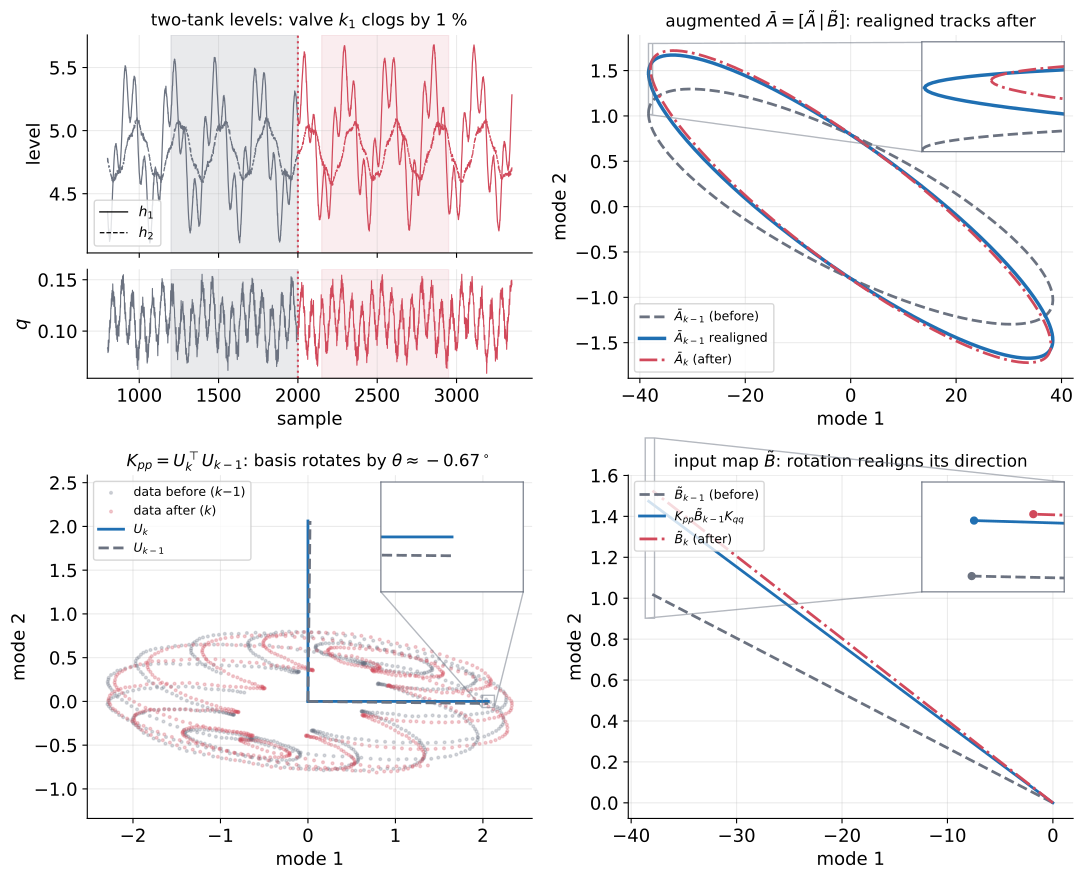

The Python source for this figure:
"""How the basis rotation K = U_k^T U_{k-1} propagates into A and B (DMDc).

Nonlinear two-tank plant (example 13) driven by a two-tone inflow q (two
frequencies so B is identifiable); valve k1 clogs by 1 % at t = T/2.
Control-aware fit on Hankel-lifted, per-window-centered data at rank 2:

    z_{t+s} = A z_t + B q_t,   z = W @ U  (reduced coordinates)

Naming, consistent everywhere (GREY = k-1/before, RED = k/after,
BLUE = realigned):
    data before (k-1) / data after (k)
    U_{k-1} / U_k                        the two frames
    A_{k-1}, B_{k-1}                     fit on before-data, U_{k-1} frame
    Kpp A_{k-1} Kpp^T, Kpp B_{k-1}       rotated into the U_k frame
                                         (odmd.py: A = _UU @ A @ _UU.T;
                                          B Kqq with scalar q -> Kqq = 1)
    A_k, B_k                             fit on after-data, U_k frame

Panels: (1) levels; (2) eigenvalues of A -- similarity transform keeps them,
the clog moves them (it sits in A: tank-1 pole tau = 2 sqrt(h)/k1);
(3) data cloud with both frames; (4) input map B -- the rotation visibly
realigns B's direction, the leftover ~1 % magnitude gap is the physics.
"""

from __future__ import annotations

import sys
from pathlib import Path

import matplotlib

matplotlib.use("Agg")
import matplotlib.pyplot as plt
import numpy as np
from scipy.integrate import solve_ivp

HERE = Path(__file__).resolve().parent
REPO = HERE.parents[3]
if str(REPO) not in sys.path:
    sys.path.insert(0, str(REPO))

from reshift.preprocessing import hankel  # noqa: E402

plt.rcParams.update(
    {
        "font.size": 13,
        "axes.grid": True,
        "grid.alpha": 0.25,
        "axes.spines.top": False,
        "axes.spines.right": False,
        "figure.dpi": 130,
    },
)
BLUE, RED, GREY = "#1f6fb2", "#d1495b", "#6b7280"

T, DT = 4000.0, 1.0
K0 = 0.05  # healthy outflow coefficient
CLOG = 0.99  # valve k1 clogs by 1 %
U0, UA = 0.11, 0.025  # inflow mean / modulation amplitude
W1, W2 = 0.10, 0.023  # two-tone inflow frequencies (B identifiable)
SIGMA = 0.01  # state measurement noise std
Q_SIGMA = 0.005  # inflow reading noise std
STRIDE = 20  # s-step operator (1-step A ~ I shows nothing)
WINDOW = 800


def inflow(t: np.ndarray | float) -> np.ndarray:
    """Exogenous inflow q(t), two-tone so the input is persistently exciting."""
    return U0 + UA * np.sin(W1 * np.asarray(t)) + 0.5 * UA * np.sin(
        W2 * np.asarray(t)
    )


def simulate(seed: int = 42) -> tuple[np.ndarray, np.ndarray, int]:
    """Integrate the two-tank; k1 clogs to CLOG*K0 at cp. Returns (X, q, cp)."""
    t = np.arange(0.0, T, DT)
    cp = len(t) // 2

    def rhs(k1: float, k2: float):  # noqa: ANN202
        def f(tt: float, s: np.ndarray) -> list[float]:
            h1, h2 = np.clip(s, 0.0, 12.0)
            q = float(inflow(tt))
            return [q - k1 * np.sqrt(h1), k1 * np.sqrt(h1) - k2 * np.sqrt(h2)]

        return f

    kw = {"rtol": 1e-9, "atol": 1e-9}
    pre = solve_ivp(rhs(K0, K0), (t[0], t[cp]), [4.8, 4.8], t_eval=t[:cp], **kw)
    post = solve_ivp(
        rhs(CLOG * K0, K0), (t[cp], t[-1]), pre.y[:, -1], t_eval=t[cp:], **kw
    )
    x = np.hstack([pre.y, post.y]).T
    rng = np.random.default_rng(seed)
    x += rng.normal(0, SIGMA, x.shape)
    q = inflow(t) + rng.normal(0, Q_SIGMA, len(t))
    return x, q, cp


def fit_basis(W: np.ndarray) -> np.ndarray:
    """Rank-2 left singular basis of a centered snapshot window."""
    return np.linalg.svd(W.T, full_matrices=False)[0][:, :2]


def fit_AB(
    Z: np.ndarray, u: np.ndarray, s: int = STRIDE
) -> tuple[np.ndarray, np.ndarray]:
    """DMDc: z_{t+s} = A z_t + B u_t on reduced snapshots Z (n, 2)."""
    R = np.column_stack([Z[:-s], u[:-s]])
    Th, *_ = np.linalg.lstsq(R, Z[s:], rcond=None)
    return Th[:2].T, Th[2]


def circle(A: np.ndarray, n: int = 400) -> np.ndarray:
    """Image of the unit circle under A."""
    t = np.linspace(0, 2 * np.pi, n)
    return A @ np.vstack([np.cos(t), np.sin(t)])


def zoom_inset(
    ax: plt.Axes, rect: tuple[float, float, float, float]
) -> plt.Axes:
    """White framed inset for zooming on sub-percent differences."""
    axz = ax.inset_axes(rect)
    axz.set_xticks([])
    axz.set_yticks([])
    axz.grid(False)
    axz.set_facecolor("white")
    for sp in axz.spines.values():
        sp.set_visible(True)
        sp.set_color(GREY)
    return axz


def main() -> None:
    X, q, cp = simulate()
    Xh = np.asarray(hankel(X, 10, 1))  # embed: m = 20
    qh = q[: len(Xh)]

    # two data windows (each centered on its own mean)
    a_old, b_old = cp - WINDOW, cp  # before (k-1)
    a_new, b_new = cp + 150, cp + 150 + WINDOW  # after (k)
    W_old = Xh[a_old:b_old] - Xh[a_old:b_old].mean(0)
    W_new = Xh[a_new:b_new] - Xh[a_new:b_new].mean(0)
    q_old = qh[a_old:b_old] - qh[a_old:b_old].mean()
    q_new = qh[a_new:b_new] - qh[a_new:b_new].mean()

    # two frames: U_old = U_{k-1} (from before-data), U_new = U_k (after-data)
    U_old, U_new = fit_basis(W_old), fit_basis(W_new)
    for j in range(2):  # sign-fix (SVD sign ambiguity)
        if U_new[:, j] @ U_old[:, j] < 0:
            U_new[:, j] *= -1

    # K: rotation U_{k-1} frame -> U_k frame (the slide's K_pp;
    # odmd.py: _UU = _U.T @ U_prev)
    K = U_new.T @ U_old

    # operators (z_{t+s} = A z_t + B q_t):
    # A_old, B_old = A_{k-1}, B_{k-1}: before-dynamics, U_{k-1} frame
    # A_re,  B_re : the same before-dynamics rotated into the U_k frame
    #               (A = Kpp A Kpp^T; B = Kpp B Kqq, scalar q -> Kqq = 1)
    # A_new, B_new = A_k, B_k: after-dynamics, U_k frame
    A_old, B_old = fit_AB(W_old @ U_old, q_old)
    A_re, B_re = K @ A_old @ K.T, K @ B_old
    A_new, B_new = fit_AB(W_new @ U_new, q_new)
    theta = np.degrees(np.arctan2(K[1, 0], K[0, 0]))

    fig = plt.figure(figsize=(11, 9))
    gs = fig.add_gridspec(2, 2)
    # panel 1 is split: levels x on top, input u below, shared x axis
    sub = gs[0, 0].subgridspec(2, 1, height_ratios=[2, 1], hspace=0.10)
    ax0 = fig.add_subplot(sub[0])
    ax0u = fig.add_subplot(sub[1], sharex=ax0)
    axe = fig.add_subplot(gs[0, 1])
    ax1 = fig.add_subplot(gs[1, 0])
    ax2 = fig.add_subplot(gs[1, 1])
    # keep the boxes the same size; "datalim" adapts the limits instead
    # of shrinking the box when the aspect is locked to equal
    # (axe/ax2 exempt: |B| ~ 40 vs differences ~ 1 would squash them flat)
    ax1.set_aspect("equal", adjustable="datalim")

    # --- (1) levels x (top) and inflow u (bottom) on a shared time axis -----
    t0, t1 = a_old - 400, b_new + 400
    for seg, col in [(slice(t0, cp), GREY), (slice(cp, t1), RED)]:
        ax0.plot(range(seg.start, seg.stop), X[seg, 0], color=col, lw=0.9)
        ax0.plot(
            range(seg.start, seg.stop), X[seg, 1], color=col, lw=0.9, ls="--"
        )
        ax0u.plot(range(seg.start, seg.stop), q[seg], color=col, lw=0.8)
    for ax in (ax0, ax0u):
        ax.axvspan(a_old, b_old, color=GREY, alpha=0.15)
        ax.axvspan(a_new, b_new, color=RED, alpha=0.10)
        ax.axvline(cp, color=RED, ls=":", lw=1.5)
    ax0.plot([], [], color="k", lw=0.9, label="$h_1$")
    ax0.plot([], [], color="k", lw=0.9, ls="--", label="$h_2$")
    ax0.set_title("two-tank levels: valve $k_1$ clogs by 1 %", fontsize=12)
    ax0.set_ylabel("level")
    ax0.tick_params(labelbottom=False)
    ax0.legend(loc="lower left", fontsize=10)
    ax0u.set_ylabel("$q$")
    ax0u.set_xlabel("sample")

    # --- (2) augmented operator A-bar = [A|B]: the slide's object -----------
    # M maps the unit sphere of (z1, z2, q) to an ellipse in the U_k frame:
    # M_old ([A|B]_{k-1}: U_{k-1}-frame matrix plotted unchanged),
    # M_re (realigned: [Kpp A Kpp^T | Kpp B]), M_new ([A|B]_k, U_k frame)
    M_old = np.column_stack([A_old, B_old])
    M_re = np.column_stack([A_re, B_re])
    M_new = np.column_stack([A_new, B_new])

    def ell(M: np.ndarray) -> np.ndarray:
        """Boundary of the unit-sphere image of a 2x3 map."""
        u, s, _ = np.linalg.svd(M, full_matrices=False)
        return (u * s) @ circle(np.eye(2))

    E_old, E_re, E_new = ell(M_old), ell(M_re), ell(M_new)
    axe.plot(
        *E_old, color=GREY, lw=2, ls="--",
        label=r"$\bar A_{k-1}$ (before)",
    )
    axe.plot(*E_re, color=BLUE, lw=2.5, label=r"$\bar A_{k-1}$ realigned")
    axe.plot(*E_new, color=RED, lw=2, ls="-.", label=r"$\bar A_k$ (after)")
    axe.set_title(
        r"augmented $\bar A=[\tilde A\,|\,\tilde B]$: realigned tracks after",
        fontsize=12,
    )
    axe.set_xlabel("mode 1")
    axe.set_ylabel("mode 2")
    axe.legend(loc="lower left", fontsize=9)
    # zoom on the long-axis tip, where the tracking is obvious
    tip_new = np.linalg.svd(M_new, full_matrices=False)[0][:, 0]
    sv_new = np.linalg.svd(M_new, compute_uv=False)[0]
    if tip_new[0] > 0:  # pick the left tip consistently
        tip_new = -tip_new
    tips = []
    for E in (E_old, E_re, E_new):
        j = np.argmin(np.linalg.norm(E - (sv_new * tip_new)[:, None], axis=0))
        tips.append(E[:, j])
    tips = np.stack(tips)
    cxa, cya = tips.mean(0)
    rza = 1.4 * np.abs(tips - tips.mean(0)).max() + 1e-3
    axz = zoom_inset(axe, (0.66, 0.66, 0.32, 0.32))
    axz.plot(*E_old, color=GREY, lw=2, ls="--")
    axz.plot(*E_re, color=BLUE, lw=2.5)
    axz.plot(*E_new, color=RED, lw=2, ls="-.")
    axz.set_xlim(cxa - rza, cxa + rza)
    axz.set_ylim(cya - rza, cya + rza)
    axe.indicate_inset_zoom(axz, edgecolor=GREY)

    # --- (3) data cloud with both frames ------------------------------------
    # everything drawn in the U_k frame: both clouds projected on U_new;
    # the U_k axes are (1,0),(0,1); the U_{k-1} axes are the columns of K
    Z_old, Z_new = W_old @ U_new, W_new @ U_new
    ax1.scatter(
        *Z_old.T, s=4, color=GREY, alpha=0.25, label="data before ($k{-}1$)"
    )
    ax1.scatter(
        *Z_new.T, s=4, color=RED, alpha=0.25, label="data after ($k$)"
    )
    L = 0.9 * np.abs(Z_old).max()
    ax1.plot([0, L], [0, 0], color=BLUE, lw=2, label="$U_k$")
    ax1.plot([0, 0], [0, L], color=BLUE, lw=2)
    K2 = L * K
    ax1.plot(
        [0, K2[0, 0]], [0, K2[1, 0]], color=GREY, ls="--", lw=2,
        label="$U_{k-1}$",
    )
    ax1.plot([0, K2[0, 1]], [0, K2[1, 1]], color=GREY, ls="--", lw=2)
    ax1.set_title(
        rf"$K_{{pp}}=U_k^\top U_{{k-1}}$: basis rotates by "
        rf"$\theta\approx{theta:.2f}^\circ$",
        fontsize=12,
    )
    ax1.set_xlabel("mode 1")
    ax1.set_ylabel("mode 2")
    ax1.legend(loc="upper left", fontsize=9)
    ax1z = zoom_inset(ax1, (0.66, 0.66, 0.32, 0.32))
    ax1z.plot([0, L], [0, 0], color=BLUE, lw=2)
    ax1z.plot([0, K2[0, 0]], [0, K2[1, 0]], color=GREY, ls="--", lw=2)
    rz1 = 2.5 * abs(K2[1, 0]) + 0.01
    ax1z.set_xlim(L - rz1, L + rz1)
    ax1z.set_ylim(-rz1, rz1)
    ax1.indicate_inset_zoom(ax1z, edgecolor=GREY)

    # --- (4) input map B: rotation realigns its direction -------------------
    # B is a 2-vector (scalar input); all three drawn in U_k frame coords:
    # B_old (U_{k-1}-frame vector plotted unchanged -> misaligned),
    # B_re = Kpp B_old (rotated into U_k frame), B_new = B_k (fit after)
    for B, c, ls, lab in [
        (B_old, GREY, "--", r"$\tilde B_{k-1}$ (before)"),
        (B_re, BLUE, "-", r"$K_{pp}\tilde B_{k-1}K_{qq}$"),
        (B_new, RED, "-.", r"$\tilde B_k$ (after)"),
    ]:
        ax2.plot([0, B[0]], [0, B[1]], color=c, ls=ls, lw=2, label=lab)
    ax2.set_title(
        "input map $\\tilde B$: rotation realigns its direction",
        fontsize=12,
    )
    ax2.set_xlabel("mode 1")
    ax2.set_ylabel("mode 2")
    ax2.legend(loc="upper left", fontsize=9)
    # zoom on the arrow tips, centered on their centroid
    tips = np.stack([B_old, B_re, B_new])
    cx, cy = tips.mean(0)
    rz2 = 1.4 * np.abs(tips - tips.mean(0)).max() + 1e-3
    ax2z = zoom_inset(ax2, (0.66, 0.66, 0.32, 0.32))
    for B, c, ls in [(B_old, GREY, "--"), (B_re, BLUE, "-"), (B_new, RED, "-.")]:
        ax2z.plot([0, B[0]], [0, B[1]], color=c, ls=ls, lw=2)
        ax2z.plot(*B, marker="o", ms=5, color=c)
    ax2z.set_xlim(cx - rz2, cx + rz2)
    ax2z.set_ylim(cy - rz2, cy + rz2)
    ax2.indicate_inset_zoom(ax2z, edgecolor=GREY)

    fig.tight_layout()
    for ext in ("png", "pdf"):
        fig.savefig(HERE / f"fig_rotation_ellipse.{ext}", bbox_inches="tight")

    def ang(u: np.ndarray, v: np.ndarray) -> float:
        return float(
            np.degrees(
                np.arccos(u @ v / np.linalg.norm(u) / np.linalg.norm(v))
            )
        )

    g_before = np.linalg.norm(M_old - M_new)
    g_re = np.linalg.norm(M_re - M_new)
    print(
        f"wrote fig_rotation_ellipse.png/.pdf  theta={theta:.2f} deg  "
        f"Abar gap: before={g_before:.3f}, realigned={g_re:.3f}  "
        f"B angle to B_k: before={ang(B_old, B_new):.2f} deg, "
        f"realigned={ang(B_re, B_new):.2f} deg"
    )
    # self-checks: rotation preserves eig(A); realignment tracks the refit
    assert np.allclose(
        sorted(np.linalg.eigvals(A_re)), sorted(np.linalg.eigvals(A_old))
    ), "similarity transform must preserve the spectrum"
    assert g_re < 0.7 * g_before, "realigned Abar should track Abar_k"
    assert ang(B_re, B_new) < 0.5 * ang(B_old, B_new), (
        "Kpp B should realign toward B_k"
    )


if __name__ == "__main__":
    main()
